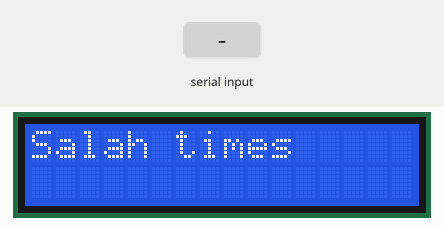
Bench run of a sketch on a simulated Arduino Uno, built with avr-gcc and run on an emulated ATmega328P. On the bench: 16×2 character LCD. Inputs (shaded band) come from the test bench. What the sketch prints to the serial monitor is not drawn.

Above: at 1.2 s.
1.3 s: "1\n" received over Serial
At 3.3 s:
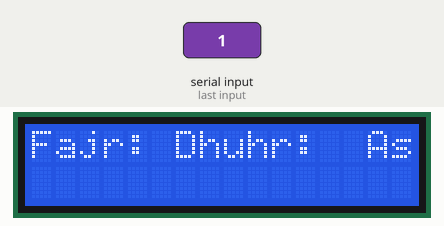
5.7 s: "0\n" received over Serial
At 13.1 s:
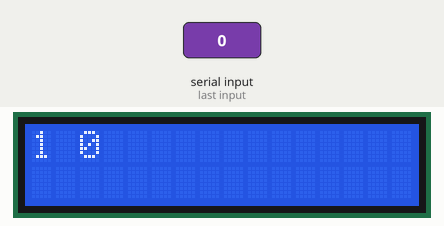
26.1 s: "2\n" received over Serial
At 37.6 s:
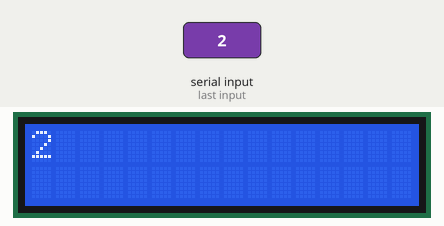

The sketch:

draft_Arduino.ino
```cpp
#include <LiquidCrystal.h>

// Script is incomplete and timing is way off due to debugging serial write/read issues
// This is mostly for safe keeping

LiquidCrystal lcd(12, 11, 5, 4, 3, 2);

int reply;

int i = 0;

void setup() {

  Serial.begin(9600); // Baud rate that needs to match python

}

void loop() {

String t_Fajr;

if (Serial.available() > 0){
String t_Fajr = Serial.readStringUntil('fend');
Serial.println(t_Fajr);

Serial.print("Data is in: ");
lcd.clear();

lcd.print(t_Fajr);
delay(900);

lcd.clear();
delay(222);

}

else{

  lcd.clear();
  delay(222);
  lcd.print("NO DATA FOUND");
  Serial.println("No data, passing. ");
  delay(502);

}

if (i == 0){

  lcd.begin(16, 2);
  lcd.print("Salah times ");
  lcd.setCursor(0,1);
  delay(2000);

  i = i + 1;

  }


if (i == 1) {

  //lcd.clear();
  delay(100);
  lcd.setCursor(0, 0);
  lcd.print("Fajr: " + t_Fajr + "Dhuhr:  Asr:  Maghrib:  Isha: ");
  delay(400);
  for (int positionCounter = 0; positionCounter < 20; positionCounter ++) {
    delay(200);
    // scroll one position left:
    lcd.scrollDisplayLeft();
    // wait a bit:
    delay(200);

  }

  delay(200);

  i = i - 1;


}

}
```

Measured:
- after the input at 5.7 s, the display: first differs from a run without the input after 6.8 s (image 2)
- what the display in image 1 shows lasts 0.6 s, from 2.9 s to 3.5 s
- what the display in image 2 shows lasts 0.9 s, from 12.5 s to 13.4 s
